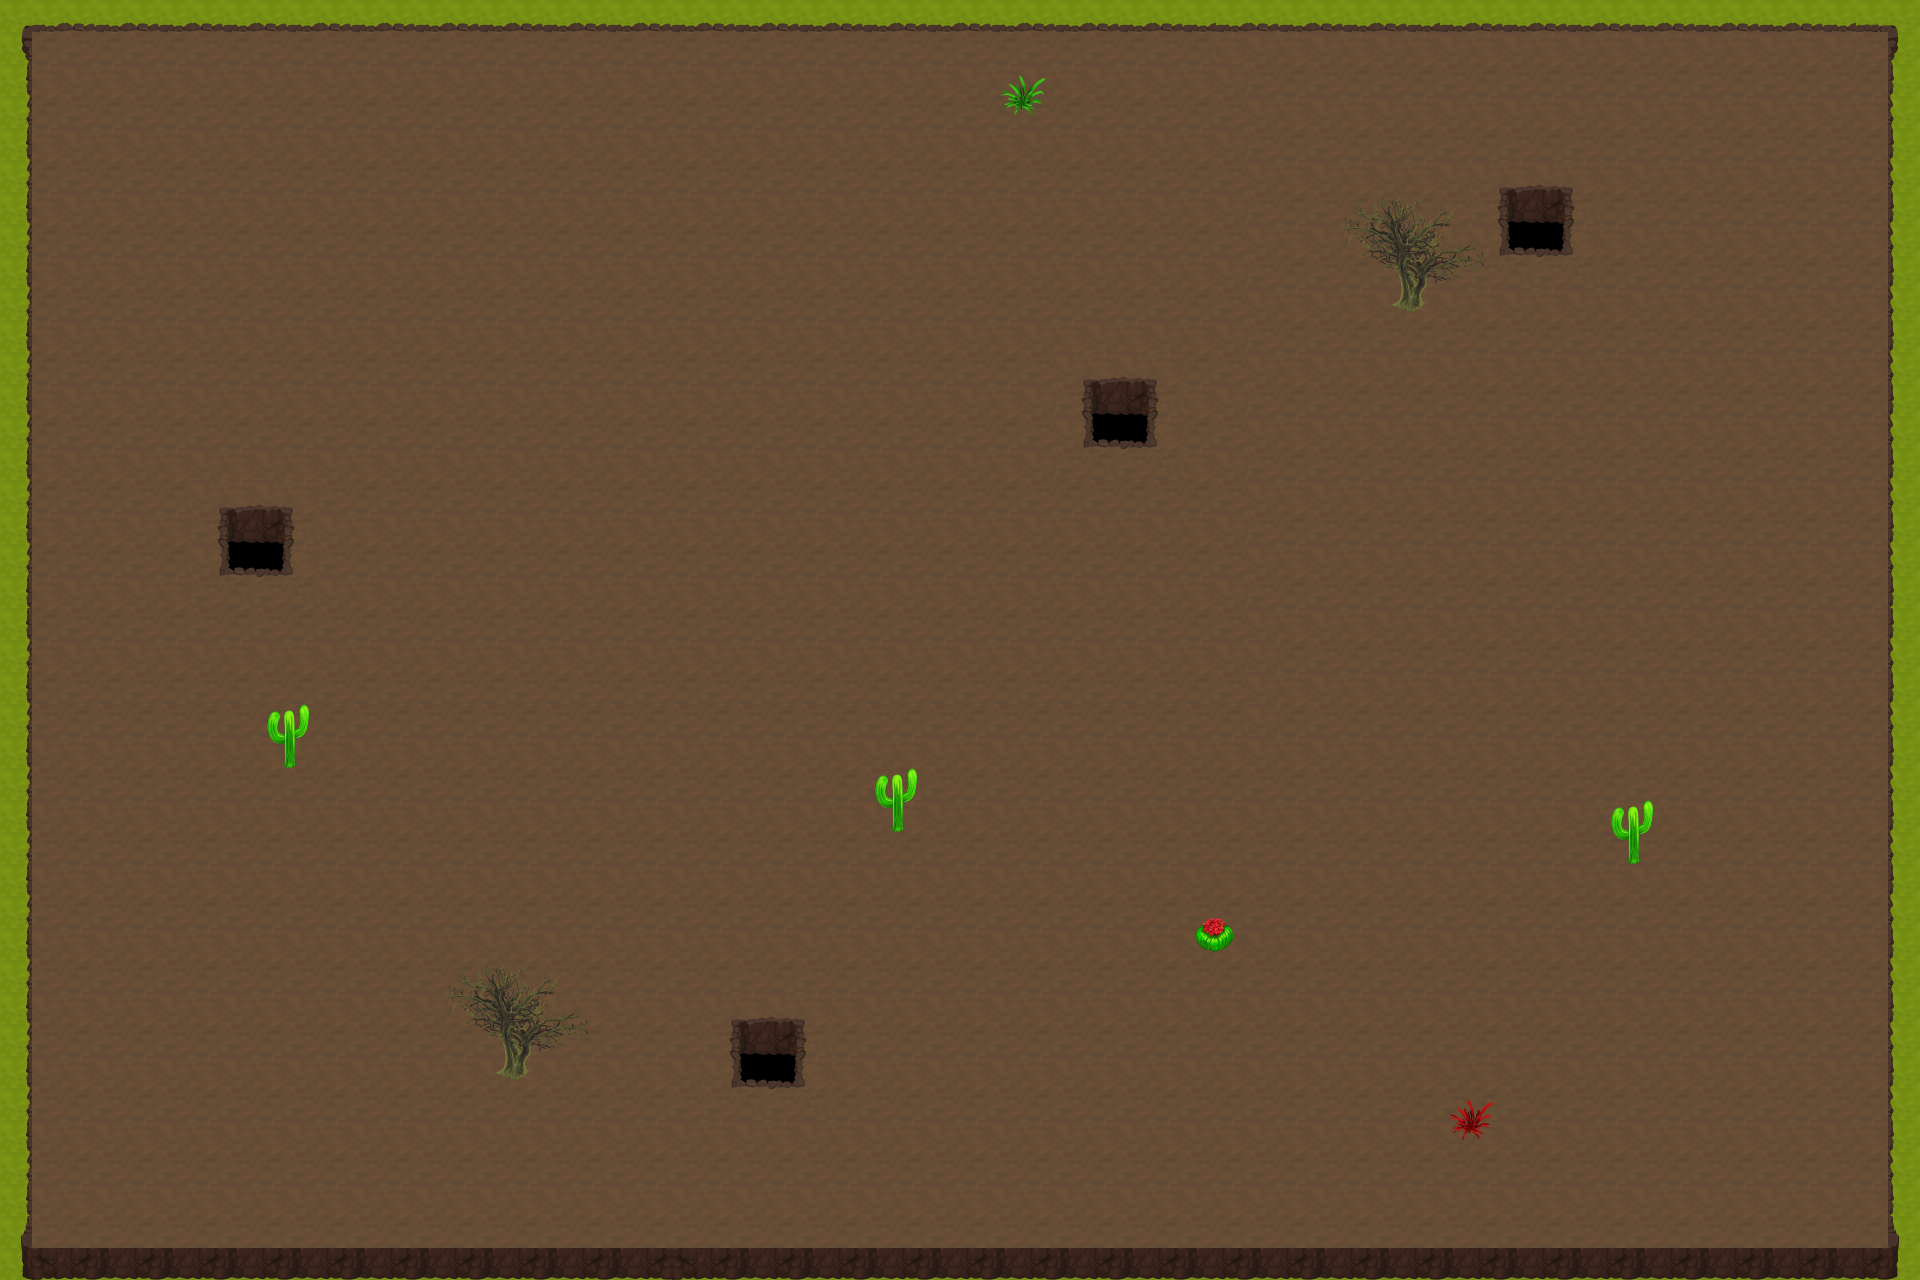

Tiled map render using the project's own tile images. Description and the map definition, with tile-layer contents summarised, below:
An orthogonal 60x40 tile map with 32x32 px tiles, 3 tile layers (BG, TERRAIN, PROPS) and 2 objects.

<map version="1.10" tiledversion="1.12.2" orientation="orthogonal" renderorder="right-down" width="60" height="40" tilewidth="32" tileheight="32" infinite="0" nextlayerid="9" nextobjectid="4">
 <editorsettings>
  <export target="../assets/levels/level1/map_level1.json" format="json" />
 </editorsettings>
 <tileset firstgid="1" name="desert_32x32" tilewidth="32" tileheight="32" tilecount="256" columns="16">
  <image source="desert_32x32.png" width="512" height="512" />
 </tileset>
 <layer id="4" name="BG" width="60" height="40">
  <properties>
   <property name="static" type="bool" value="true" />
  </properties>
  <data>[2400 cells, 196 non-empty, 1 distinct tile ids]</data>
 </layer>
 <layer id="1" name="TERRAIN" width="60" height="40">
  <properties>
   <property name="static" type="bool" value="true" />
  </properties>
  <data>[2400 cells, 2400 non-empty, 38 distinct tile ids]</data>
 </layer>
 <layer id="6" name="PROPS" width="60" height="40">
  <properties>
   <property name="collides" type="bool" value="true" />
  </properties>
  <data>[2400 cells, 64 non-empty, 36 distinct tile ids]</data>
 </layer>
 <objectgroup id="7" name="TRIGGERS">
  <object id="1" x="516" y="170" width="132" height="106" />
  <object id="3" x="620" y="238">
   <properties>
    <property name="action" value="some" />
    <property name="params" value="value" />
   </properties>
  </object>
 </objectgroup>
</map>
